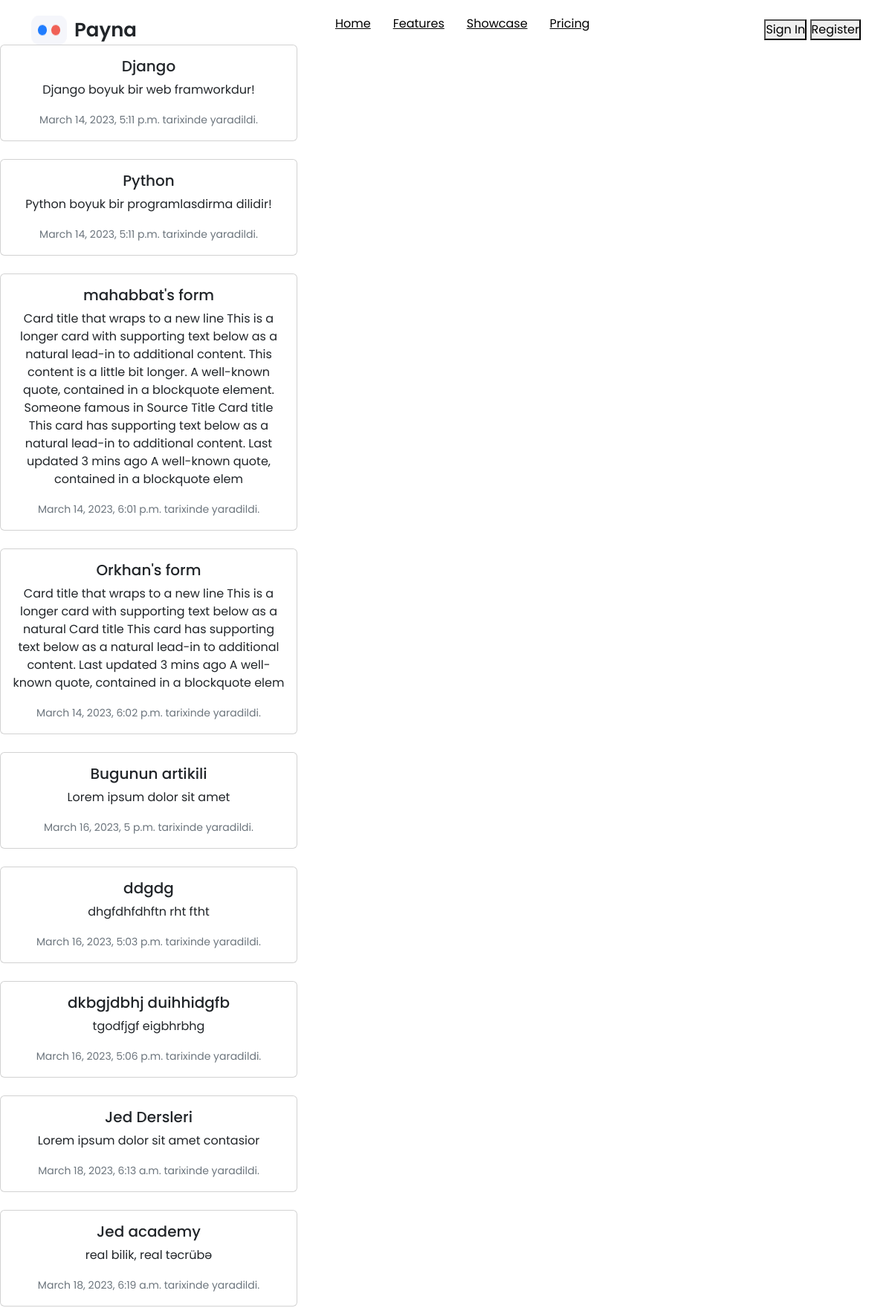
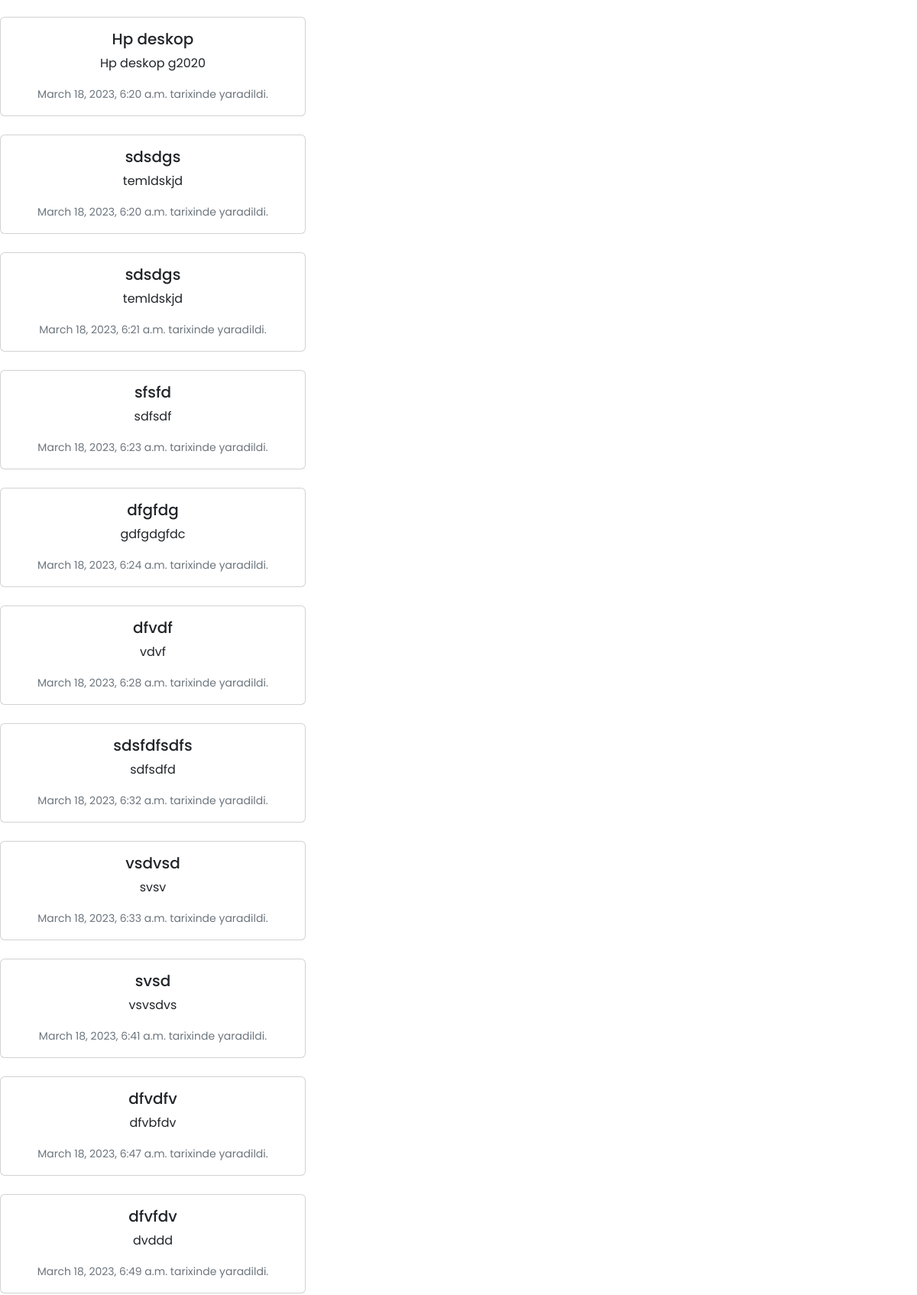
/allarticles (upper part), run on the app's committed database (2 pictures, top to bottom).
### app/models.py (models this page shows)
class Article(models.Model):
    name =models.CharField("Ad",max_length=255)
    metn = models.TextField(verbose_name="metn")
    create_date = models.DateTimeField('Yaranma tarixi',auto_now_add=True)

### app/views.py (the view)
# urls.py: path('allarticles',views.allarticles,name = 'allarticles'),
def allarticles(request):
    articles = Article.objects.all()
    contextim  = {
        'articles': articles
    }
    return render(template_name='allarticles.html',request=request,context=contextim)

### templates/allarticles.html
{% extends 'base.html' %}
{% block main %}
{% for article in articles %}
<div class="col-sm-6 col-lg-4 mb-4">
    <div class="card text-center">
      <div class="card-body">
        <h5 class="card-title">{{article.name}}</h5>
        <p class="card-text">{{article.metn}}</p>
        <p class="card-text"><small class="text-muted">{{article.create_date}} tarixinde yaradildi.</small></p>
      </div>
    </div>
  </div>
{% endfor %}
{% endblock main %}

### static/style.css (style rules this page uses)
* { margin: 0; padding: 0; box-sizing: border-box; font-family: "Poppins", sans-serif; }

### data on the page
Article: name "Django", metn "Django boyuk bir web framworkdur!", create_date "March 14, 2023, 5:11 p.m."
Article: name "Python", metn "Python boyuk bir programlasdirma dilidir!", create_date "March 14, 2023, 5:11 p.m."
Article: name "mahabbat's form", metn "Card title that wraps to a new line This is a longer card with supporting text below as a natural lead-in to additional content. This content is a little bit longer. A well-known quote, contained in a blockquote element. Someone famous in Source Title Card title This card has supporting text below as a natural lead-in to additional content. Last updated 3 mins ago A well-known quote, contained in a blockquote elem", create_date "March 14, 2023, 6:01 p.m."
Article: name "Orkhan's form", metn "Card title that wraps to a new line This is a longer card with supporting text below as a natural Card title This card has supporting text below as a natural lead-in to additional content. Last updated 3 mins ago A well-known quote, contained in a blockquote elem", create_date "March 14, 2023, 6:02 p.m."
Article: name "Bugunun artikili", metn "Lorem ipsum dolor sit amet", create_date "March 16, 2023, 5 p.m."
Article: name "ddgdg", metn "dhgfdhfdhftn rht ftht", create_date "March 16, 2023, 5:03 p.m."
Article: name "dkbgjdbhj duihhidgfb", metn "tgodfjgf eigbhrbhg", create_date "March 16, 2023, 5:06 p.m."
Article: name "Jed Dersleri", metn "Lorem ipsum dolor sit amet contasior", create_date "March 18, 2023, 6:13 a.m."
Article: name "Jed academy", metn "real bilik, real təcrübə", create_date "March 18, 2023, 6:19 a.m."
Article: name "Hp deskop", metn "Hp deskop g2020", create_date "March 18, 2023, 6:20 a.m."
Article: name "sdsdgs", metn "temldskjd", create_date "March 18, 2023, 6:20 a.m."
Article: name "sdsdgs", metn "temldskjd", create_date "March 18, 2023, 6:21 a.m."
Article: name "sfsfd", metn "sdfsdf", create_date "March 18, 2023, 6:23 a.m."
Article: name "dfgfdg", metn "gdfgdgfdc", create_date "March 18, 2023, 6:24 a.m."
Article: name "dfvdf", metn "vdvf", create_date "March 18, 2023, 6:28 a.m."
Article: name "sdsfdfsdfs", metn "sdfsdfd", create_date "March 18, 2023, 6:32 a.m."
Article: name "vsdvsd", metn "svsv", create_date "March 18, 2023, 6:33 a.m."
Article: name "svsd", metn "vsvsdvs", create_date "March 18, 2023, 6:41 a.m."
Article: name "dfvdfv", metn "dfvbfdv", create_date "March 18, 2023, 6:47 a.m."
Article: name "dfvfdv", metn "dvddd", create_date "March 18, 2023, 6:49 a.m."
